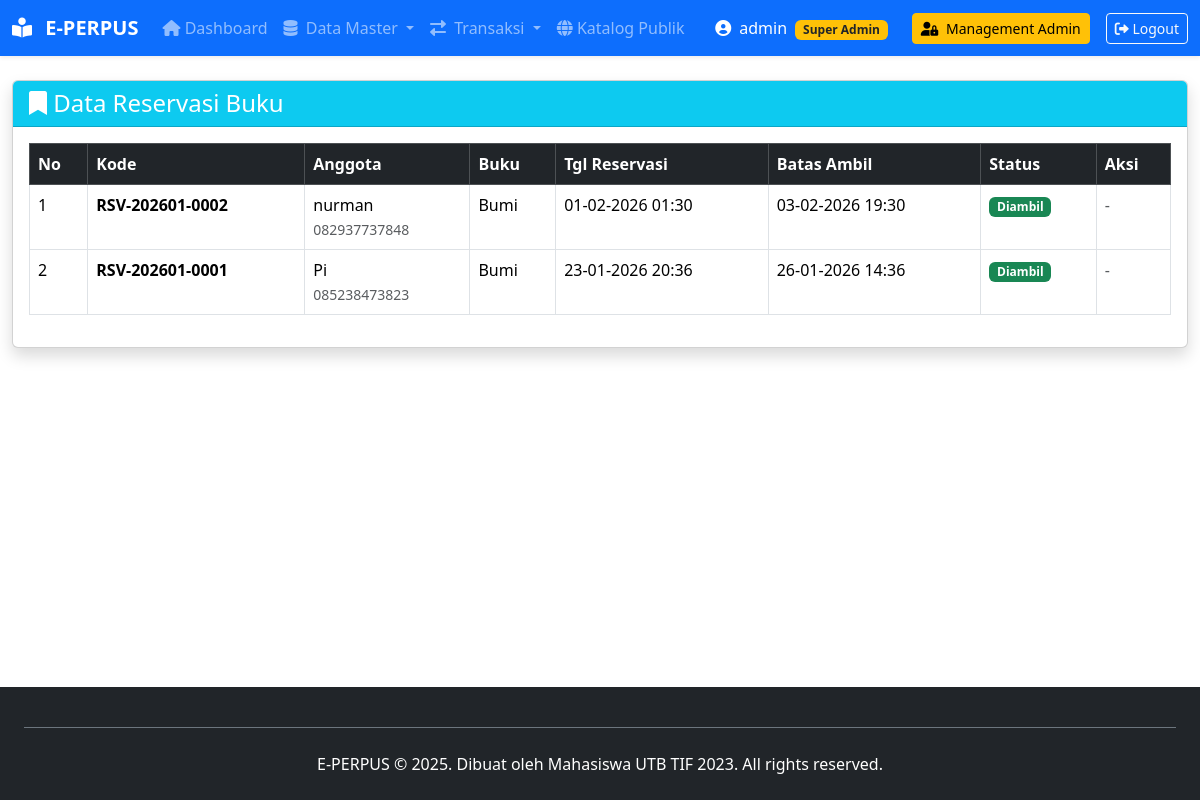
The page /index.php?page=reservasi/index (signed in) on the database its author committed.
### tables this page shows
CREATE TABLE `reservasi` (
  `id_reservasi` int(11) NOT NULL,
  `kode_reservasi` varchar(20) NOT NULL,
  `id_anggota` int(11) NOT NULL,
  `id_buku` int(11) NOT NULL,
  `tanggal_reservasi` datetime NOT NULL DEFAULT current_timestamp(),
  `tanggal_expired` datetime NOT NULL COMMENT 'Batas ambil buku',
  `status` enum('pending','diambil','expired','batal') DEFAULT 'pending',
  `catatan` text DEFAULT NULL,
  `created_at` timestamp NOT NULL DEFAULT current_timestamp()
);

CREATE TABLE `anggota` (
  `id_anggota` int(11) NOT NULL,
  `no_anggota` varchar(20) NOT NULL COMMENT 'Nomor ID anggota',
  `nik` varchar(16) DEFAULT NULL COMMENT 'NIK KTP',
  `nama_lengkap` varchar(100) NOT NULL,
  `jenis_kelamin` enum('L','P') NOT NULL,
  `tempat_lahir` varchar(50) DEFAULT NULL,
  `tanggal_lahir` date DEFAULT NULL,
  `alamat` text NOT NULL,
  `kelurahan` varchar(50) DEFAULT NULL,
  `kecamatan` varchar(50) DEFAULT NULL,
  `kota` varchar(50) DEFAULT 'Subang',
  `kode_pos` varchar(5) DEFAULT NULL,
  `no_hp` varchar(15) NOT NULL,
  `email` varchar(100) DEFAULT NULL,
  `username` varchar(50) NOT NULL,
  `password` varchar(255) NOT NULL,
  `foto_profil` varchar(100) DEFAULT 'default_user.png',
  `pekerjaan` varchar(50) DEFAULT 'Pelajar/Mahasiswa',
  `instansi` varchar(100) DEFAULT NULL,
  `status_anggota` enum('aktif','nonaktif','suspended') DEFAULT 'aktif',
  `tanggal_daftar` date NOT NULL,
  `tanggal_expired` date NOT NULL COMMENT 'Masa aktif keanggotaan',
  `total_pinjam` int(11) DEFAULT 0,
  `denda_aktif` int(11) DEFAULT 0,
  `created_at` timestamp NOT NULL DEFAULT current_timestamp(),
  `updated_at` timestamp NOT NULL DEFAULT current_timestamp() ON UPDATE current_timestamp()
);

CREATE TABLE `buku` (
  `id_buku` int(11) NOT NULL,
  `isbn` varchar(30) NOT NULL,
  `judul` varchar(255) NOT NULL,
  `id_penulis` int(11) NOT NULL,
  `id_penerbit` int(11) NOT NULL,
  `id_kategori` int(11) NOT NULL,
  `tahun_terbit` year(4) NOT NULL,
  `sinopsis` text DEFAULT NULL,
  `jumlah_total` int(11) NOT NULL DEFAULT 1 COMMENT 'Total eksemplar',
  `jumlah_tersedia` int(11) NOT NULL DEFAULT 1 COMMENT 'Yang bisa dipinjam',
  `lokasi_rak` varchar(20) DEFAULT 'A1',
  `foto_sampul` varchar(100) DEFAULT 'default_book.jpg',
  `halaman` int(5) DEFAULT NULL,
  `bahasa` varchar(20) DEFAULT 'Indonesia',
  `status` enum('tersedia','habis','rusak') DEFAULT 'tersedia',
  `rating` decimal(2,1) DEFAULT 0.0,
  `jumlah_review` int(11) DEFAULT 0,
  `created_at` timestamp NOT NULL DEFAULT current_timestamp(),
  `updated_at` timestamp NOT NULL DEFAULT current_timestamp() ON UPDATE current_timestamp()
);

### src/controllers/ReservasiController.php (called while the page is built, shortened)
<?php
require_once ROOT_PATH . 'src/models/ReservasiModel.php';
class ReservasiController {
    private $model;
    public function __construct() {
        $db = (new Database())->getConnection();
        $this->model = new ReservasiModel($db);
    }
    public function index() {
        $stmt = $this->model->readAll();
        $data_reservasi = $stmt->fetchAll(PDO::FETCH_ASSOC);
        require_once ROOT_PATH . 'src/views/reservasi/index.php';
    }
}
?>

### src/models/ReservasiModel.php (called while the page is built, shortened)
<?php
class ReservasiModel {
    private $conn;
    private $table = "reservasi";
    public function __construct($db) {
        $this->conn = $db;
    }
    public function readAll() {
        $query = "SELECT r.*, a.nama_lengkap, a.no_hp, b.judul
                  FROM {$this->table} r
                  JOIN anggota a ON r.id_anggota = a.id_anggota
                  JOIN buku b ON r.id_buku = b.id_buku
                  ORDER BY r.tanggal_reservasi DESC";
        $stmt = $this->conn->prepare($query);
        $stmt->execute();
        return $stmt;
    }
}
?>

### src/views/reservasi/index.php (the view, shortened to what this page needs)
<?php include(ROOT_PATH . 'src/views/layouts/header.php'); ?>
<div class="container-fluid mt-4">
    <div class="card shadow">
        <div class="card-header bg-info text-white">
            <h4 class="mb-0"><i class="fas fa-bookmark"></i> Data Reservasi Buku</h4>
        </div>
        <div class="card-body">
            <div class="table-responsive">
                <table class="table table-bordered table-hover">
                    <thead class="table-dark">
                        <tr>
                            <th>No</th>
                            <th>Kode</th>
                            <th>Anggota</th>
                            <th>Buku</th>
                            <th>Tgl Reservasi</th>
                            <th>Batas Ambil</th>
                            <th>Status</th>
                            <th>Aksi</th>
                        </tr>
                    </thead>
                    <tbody>
                        <?php if (!empty($data_reservasi)): ?>
                            <?php $no = 1; foreach ($data_reservasi as $rsv): ?>
                                <tr>
                                    <td><?= $no++ ?></td>
                                    <td><strong><?= htmlspecialchars($rsv['kode_reservasi']) ?></strong></td>
                                    <td>
                                        <?= htmlspecialchars($rsv['nama_lengkap']) ?><br>
                                        <small class="text-muted"><?= htmlspecialchars($rsv['no_hp']) ?></small>
                                    </td>
                                    <td><?= htmlspecialchars($rsv['judul']) ?></td>
                                    <td><?= date('d-m-Y H:i', strtotime($rsv['tanggal_reservasi'])) ?></td>
                                    <td><?= date('d-m-Y H:i', strtotime($rsv['tanggal_expired'])) ?></td>
                                    <td>
                                        <?php if ($rsv['status'] == 'pending'): ?>
                                            <span class="badge bg-warning">Pending</span>
                                        <?php elseif ($rsv['status'] == 'diambil'): ?>
                                            <span class="badge bg-success">Diambil</span>
                                        <?php elseif ($rsv['status'] == 'expired'): ?>
                                            <span class="badge bg-danger">Expired</span>
                                        <?php else: ?>
                                            <span class="badge bg-secondary">Batal</span>
                                        <?php endif; ?>
                                    </td>
                                    <td>
                                        <?php if ($rsv['status'] == 'pending'): ?>
                                            <form method="POST" action="index.php?page=reservasi/updateStatus" class="d-inline">
                                                <input type="hidden" name="id_reservasi" value="<?= $rsv['id_reservasi'] ?>">
                                                <button type="submit" name="status" value="diambil" class="btn btn-sm btn-success">
                                                    <i class="fas fa-check"></i> Diambil
                                                </button>
                                                <button type="submit" name="status" value="batal" class="btn btn-sm btn-danger">
                                                    <i class="fas fa-times"></i> Batal
                                                </button>
                                            </form>
                                        <?php else: ?>
                                            <span class="text-muted">-</span>
                                        <?php endif; ?>
                                    </td>
                                </tr>
                            <?php endforeach; ?>
                        <?php else: ?>
                            <tr><td colspan="8" class="text-center">Tidak ada data reservasi.</td></tr>
                        <?php endif; ?>
                    </tbody>
                </table>
            </div>
        </div>
    </div>
</div>
<?php include(ROOT_PATH . 'src/views/layouts/footer.php'); ?>

### rows shown on the page
reservasi: kode_reservasi "RSV-202601-0002", id_anggota.nama_lengkap "nurman", id_anggota.no_hp "082937737848", id_buku.judul "Bumi", tanggal_reservasi "01-02-2026 01:30", tanggal_expired "03-02-2026 19:30", status "Diambil"
reservasi: kode_reservasi "RSV-202601-0001", id_anggota.nama_lengkap "Pi", id_anggota.no_hp "085238473823", id_buku.judul "Bumi", tanggal_reservasi "23-01-2026 20:36", tanggal_expired "26-01-2026 14:36", status "Diambil"

### other values the page prints
$_SESSION['username'] "admin"
